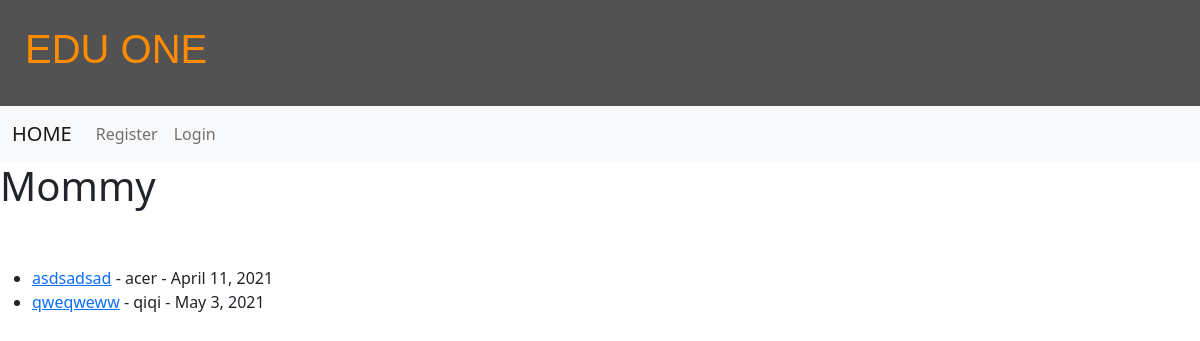
Page /category/mommy/ on the earlier database version.
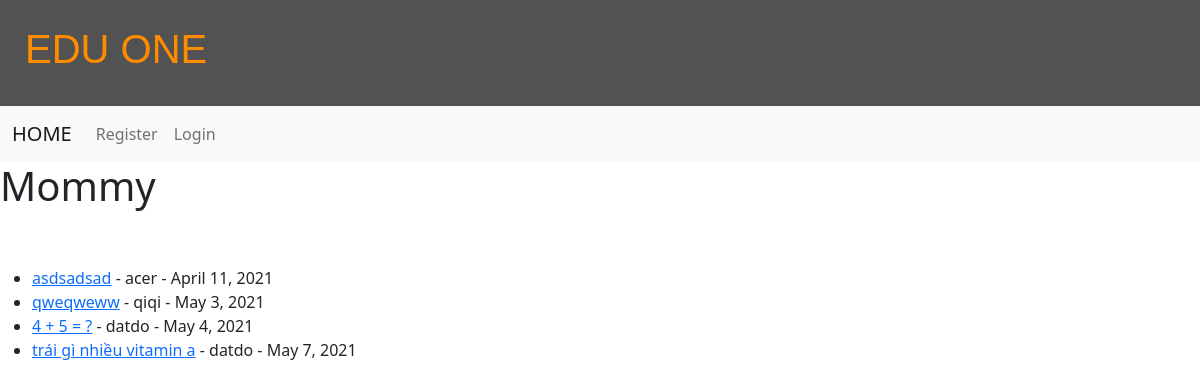
Same page on the later database version.
### questions/models.py (models this page shows, shortened)
class Question(models.Model):
    exam = models.ForeignKey(Exam,null=True, on_delete=models.SET_NULL)
    user = models.ForeignKey(User, null=True, on_delete=models.SET_NULL)
    date = models.DateField(auto_now_add=True)
    category = models.CharField(max_length= 255, default='')
    question = models.CharField(max_length=255)
    rightAnswer = models.CharField(max_length=255)
    a1 = models.CharField(max_length=255)
    a2 = models.CharField(max_length=255)
    a3 = models.CharField(max_length=255)
    correctFeedback = models.TextField(max_length=255, null=True, blank=True, default="")
    incorrectFeedback = models.TextField(max_length=255, null=True, blank=True, default="")

### questions/views.py (the view)
# urls.py: path("category/<str:cats>/", questions.views.Category_view, name='category'),
def Category_view(request, cats):
    category_questions = Question.objects.filter(category = cats)
    return render(request, 'category.html', {'cats':cats.title(), 'category_questions': category_questions})

### questions/processor.py (called while the page is built)
def cats_renderer(request):
    return {
       'all_cats': Category.objects.all(),
    }

### templates/category.html
{% extends "base.html" %}
{% block content %}
{%if category_questions%}
<h1>{{cats}} </h1>
<br><br/>
<ul>
{% for question in category_questions %}
    <li><a href="{%url 'question-detail' question.pk %}">{{ question.question }}</a> - {{ question.user }} - {{ question.date }}
{% endfor %}
</ul>
{%else%}
<h1>0 question in {{cats}} category</h1>
{%endif%}
{% endblock %}

Differences in the rows shown:
added Question: question "4 + 5 = ?", user "datdo", date "May 4, 2021"
added Question: question "trái gì nhiều vitamin a", user "datdo", date "May 7, 2021"
